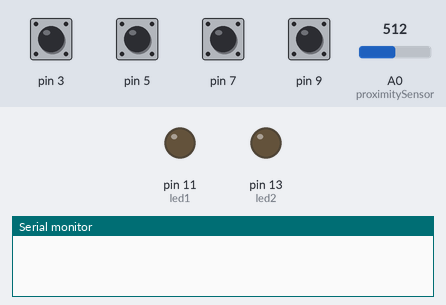
Recording of a sketch running on a simulated Arduino Uno, built with avr-gcc and run on an emulated ATmega328P. On the bench: output pins drawn as LEDs (lit = HIGH), the last lines printed to the serial monitor. The test bench sets the inputs (shaded band); at power-on: pin 3, pin 5, pin 7, pin 9 HIGH, A0 (proximitySensor) = 512.

Above: at 1.2 s.
1.3 s: pin 3 pulled LOW for 0.15 s
At 2.1 s:
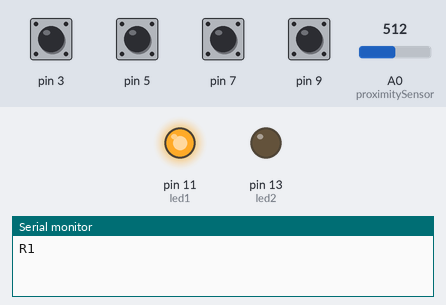
Timing chart, 0 to 4.3 s (numbered marks = the images above; inputs shaded):
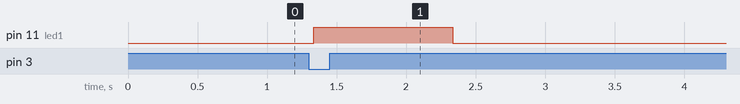

Measured:
- after the input at 1.3 s, pin 11 (led1): LOW → HIGH at once, → LOW 1.0 s later

The sketch:

armadillo_no_pc.ino.ino
```cpp
#include <CapacitiveSensor.h>
#include <PCM.h>

CapacitiveSensor   cs_2_3 = CapacitiveSensor(2,3); // 1M resistor between pins 2 & 3, pin 3 is sensor pin, add a wire and or foil
CapacitiveSensor   cs_4_5 = CapacitiveSensor(4,5);  // 1M resistor between pins 4 & 5, pin 5 is sensor pin, add a wire and or foil
CapacitiveSensor   cs_6_7 = CapacitiveSensor(6,7);
CapacitiveSensor   cs_8_9 = CapacitiveSensor(8,9);

int led1 = 11;
int led2 = 13;

int proximitySensor = 0; // analog pin 0
int distanceVal = 0;
int distanceThreshold = 300;


void setup()
{
   cs_2_3.set_CS_AutocaL_Millis(0xFFFFFFFF);// turn off autocalibrate on channel 1 - just as an example
   cs_4_5.set_CS_AutocaL_Millis(0xFFFFFFFF);
   cs_6_7.set_CS_AutocaL_Millis(0xFFFFFFFF);
   cs_8_9.set_CS_AutocaL_Millis(0xFFFFFFFF);
   Serial.begin(9600);
   pinMode(led1,OUTPUT); //LED 1
   pinMode(led2,OUTPUT); // LED 2
}


void loop()
{

    long sensor1 =  cs_2_3.capacitiveSensor(50);
    long sensor2 =  cs_4_5.capacitiveSensor(50);
    long sensor3 =  cs_6_7.capacitiveSensor(50);
    long sensor4 =  cs_8_9.capacitiveSensor(50);

    bool sensed = false;


    distanceVal = analogRead(proximitySensor);
    //if (distanceVal > distanceThreshold) {
    //  Serial.println("dist");
      //sensed = true;
    //}


     if(!sensed && sensor1 >= 1000)
     {
        Serial.println("R1");
        digitalWrite(led1,HIGH);
        sensed = true;
     }


     if(!sensed && sensor2 >=1000) {
        Serial.println("R2");
        digitalWrite(led1, HIGH);
        sensed = true;
     }
     if(!sensed && sensor3 >=1000) {
        Serial.println("R3");
        digitalWrite(led1, HIGH);
        sensed = true;
     }
     if(!sensed && sensor4 >=1000) {
        Serial.println("R4");
        digitalWrite(led1, HIGH);
        sensed = true;
     }
  if (sensed) {
    delay(1000);
    digitalWrite(led1, LOW);
  }

}
```
